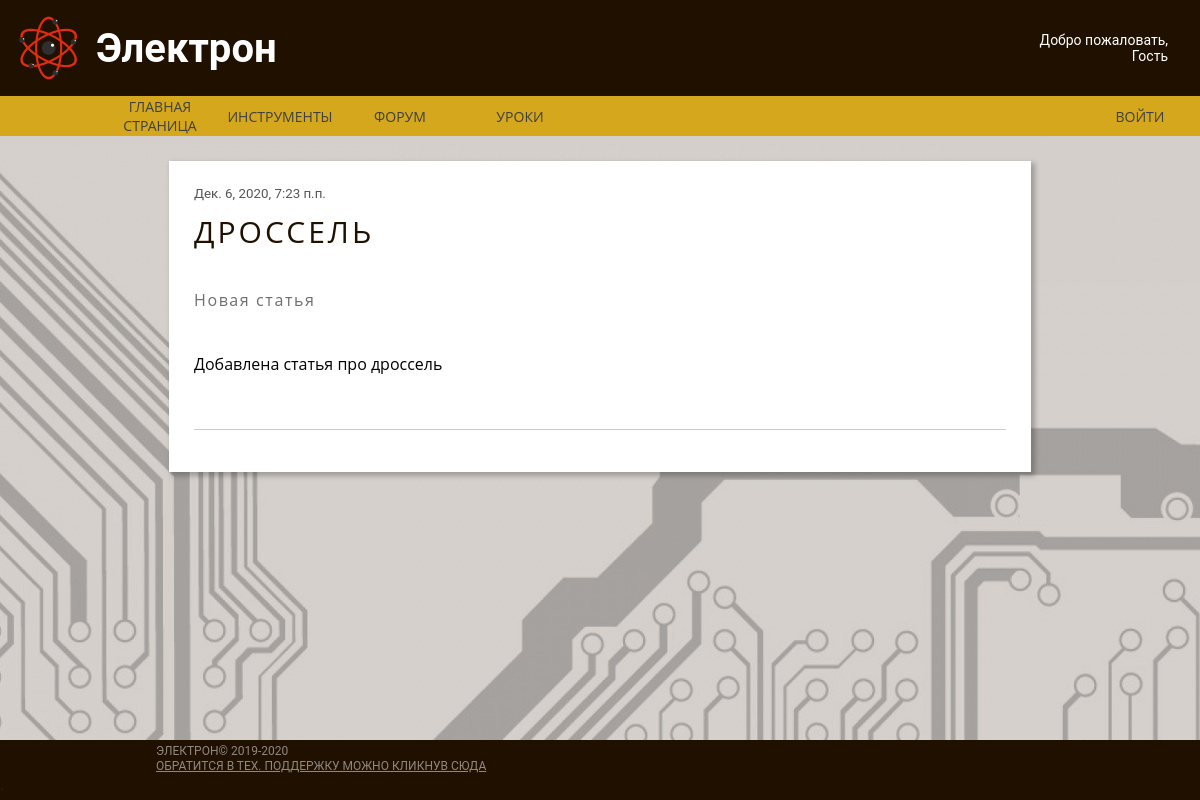
The page /New/1 on the database its author committed.
### Main/models.py (models this page shows, shortened)
class News(models.Model):
    Title = models.CharField("название", max_length=90)
    Subtitle = models.CharField("Под название", max_length=90)
    text = models.TextField("текст")
    pub_date_com = models.DateTimeField(default=datetime.datetime.now())

### Main/views.py (the view)
# urls.py: path('New/<str:id>', New_detail, name= "new_detail_url"),
def New_detail(request, id):
    h = CheckCOOKIE(request)
    if 'ROOT' in request.COOKIES:
        g = request.COOKIES['ROOT']
    else:
        g = 'False'
    New = News.objects.get(id__iexact=id)
    return render(request, "First/New.html", context={"Nick": h, "ROOT": g, "news": news(), "new": New})

### Main/utils.py (called while the page is built)
def news():
    return reversed(News.objects.all())

def CheckCOOKIE(request):
    if "UserNick" in request.COOKIES:
        if request.COOKIES["UserNick"] != "":
            h = request.COOKIES["UserNick"]
        else:
            h = ""
    else:
        h = ""
    return h

### Main/templates/First/New.html (shortened to what this page needs)
{% extends "First/Base_blok.html"%}
{% load static %}
{% block css %}
    <link rel="stylesheet" href="{% static 'css/normalize.css' %}">
    <link rel="stylesheet" href="{% static 'css/main.css' %}">
    <link rel="stylesheet" href="{% static 'css/article.css' %}">
{% endblock %}
{% block content %}
<div class="container main-container">
    <div class="container generic">
        <div class="container article">
            <span class="item date">{{new.pub_date_com}}</span>
            <h1 class="item title generic-title">
                {{new.Title}}
            </h1>
            <h5 class="item subtitle generic-subtitle">
                {{new.Subtitle}}
            </h5>
            <p class="item text generic-text">
                {{new.text}}<br><br>
            </p>
            <hr>
        </div>
    </div>
</div>
{% endblock %}

### Main/static/css/main.css (style rules this page uses)
html { color: #222; font-size: 1em; line-height: 1.4; }
hr { display: block; height: 1px; border: 0; border-top: 1px solid #ccc; margin: 1em 0; padding: 0; }
.container { display: flex; flex-direction: column; flex-grow: 1; flex-shrink: 1; }
.item { font-family: Roboto, sans-serif; font-style: normal; font-weight: normal; line-height: normal; }
html, body { min-height: 100%; display: flex; flex-direction: column; }
body { background-image: url(/media/images/img/circutry.jpg); }
.main-container { flex: 1; flex-direction: row; margin-left: 12%; margin-right: 12%; padding: 25px; }
.generic { flex-shrink: 3; padding: 25px; background-color: #ffffff; box-shadow: 3px 3px 5px 1px rgba(0, 0, 0, 0.25); }
.generic-title { font-family: Open Sans, sans-serif; font-style: normal; font-weight: normal; line-height: normal; font-size: 30px; letter-spacing: 0.1em; text-transform: uppercase; margin-bottom: 10px; margin-top: 10px; color: #1f1000; }
.generic-subtitle { font-family: Open Sans, sans-serif; font-style: normal; font-weight: normal; line-height: normal; font-size: 16px; letter-spacing: 0.1em; color: #6F6F6F; }
.generic-text { font-family: Open Sans, sans-serif; font-style: normal; font-weight: normal; line-height: normal; font-size: 16px; color: #000000; }
.date { font-size: smaller; color: #555555; }

### rows shown on the page
News: pub_date_com "Дек. 6, 2020, 7:23 п.п.", Title "ДРОССЕЛЬ", Subtitle "Новая статья", text "Добавлена статья про дроссель"
